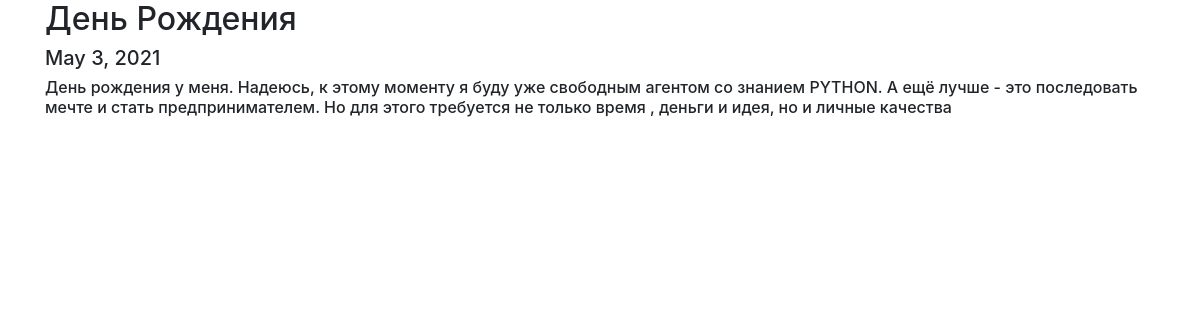
Before: /main/ with the older database file.
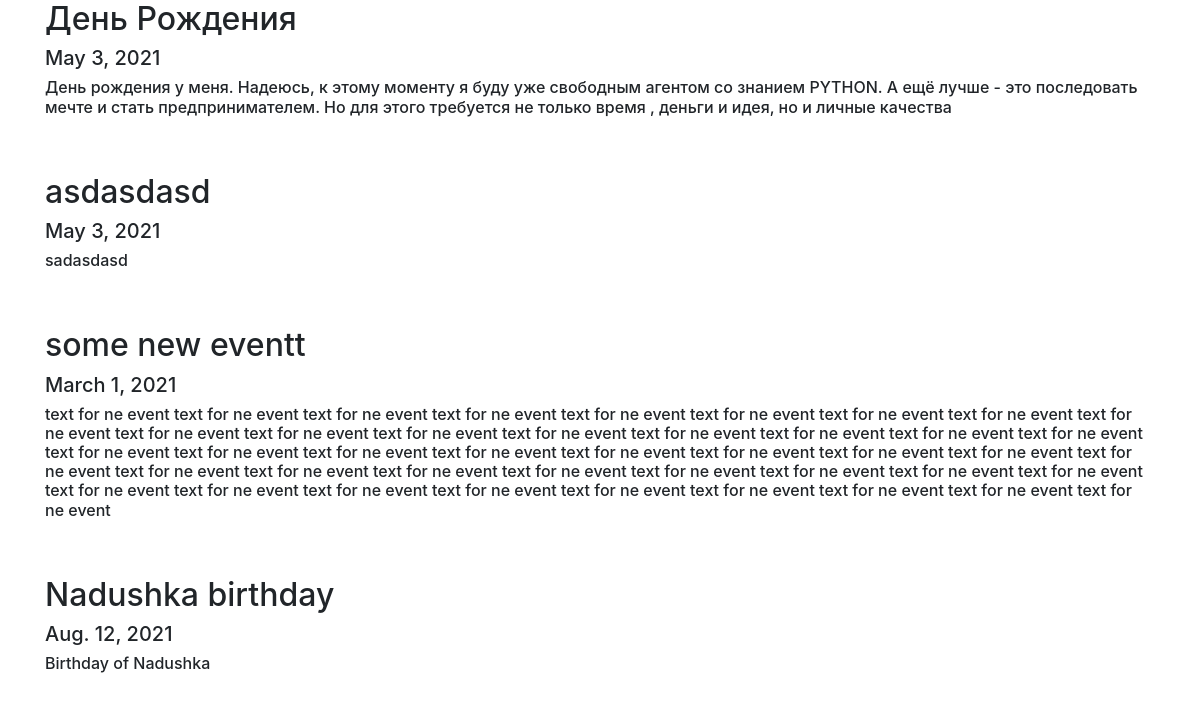
After: the same page with the newer database file.
### event/models.py (models this page shows, shortened)
class Event(models.Model):
    class Meta:
        verbose_name = 'Событие'
        verbose_name_plural = 'События'
    event_name = models.CharField(max_length=60)
    date = models.DateField(verbose_name='Дата события')
    user = models.ForeignKey(User, on_delete=models.CASCADE, related_name='users_events')
    event_text = models.TextField()

### event/views.py (the view)
# urls.py: path('', MainPage.as_view(), name='the-main-page'),
class MainPage(View):
    def get(self, request):
        context = {}
        context['events'] = Event.objects.all()
        context['form'] = EventForm()
        return render(request, 'index.html', context)

### event/templates/index.html (shortened to what this page needs)
<!DOCTYPE html>
<html lang="en">
<head>
    <link rel="stylesheet" href="https://maxcdn.bootstrapcdn.com/bootstrap/4.5.2/css/bootstrap.min.css">
</head>
<body>
<div class="container">
{% for event in events %}
<h2>{{ event.event_name }}</h2>
<h5>{{ event.date }}</h5>
<h6>{{ event.event_text }}</h6>
<br><br>
{% endfor %}
</div>
</body>
</html>

Changed rows visible on the page:
added Event: event_name "asdasdasd", date "May 3, 2021", event_text "sadasdasd"
added Event: event_name "some new eventt", date "March 1, 2021", event_text "text for ne event text for ne event text for ne event text for ne event text for ne event text for ne event text for ne event text for ne event text for ne event text for ne event text for ne event text for ne event text for ne event text for ne event text for ne event text for ne event text for ne event text for ne event text for ne event text for ne event text for ne event text for ne event text for ne event text for ne event text for ne event text for ne event text for ne event text for ne event text for ne event text for ne event text for ne event text for ne event text for ne event text for ne event text for ne event text for ne event text for ne event text for ne event text for ne…"
added Event: event_name "Nadushka birthday", date "Aug. 12, 2021", event_text "Birthday of Nadushka"
